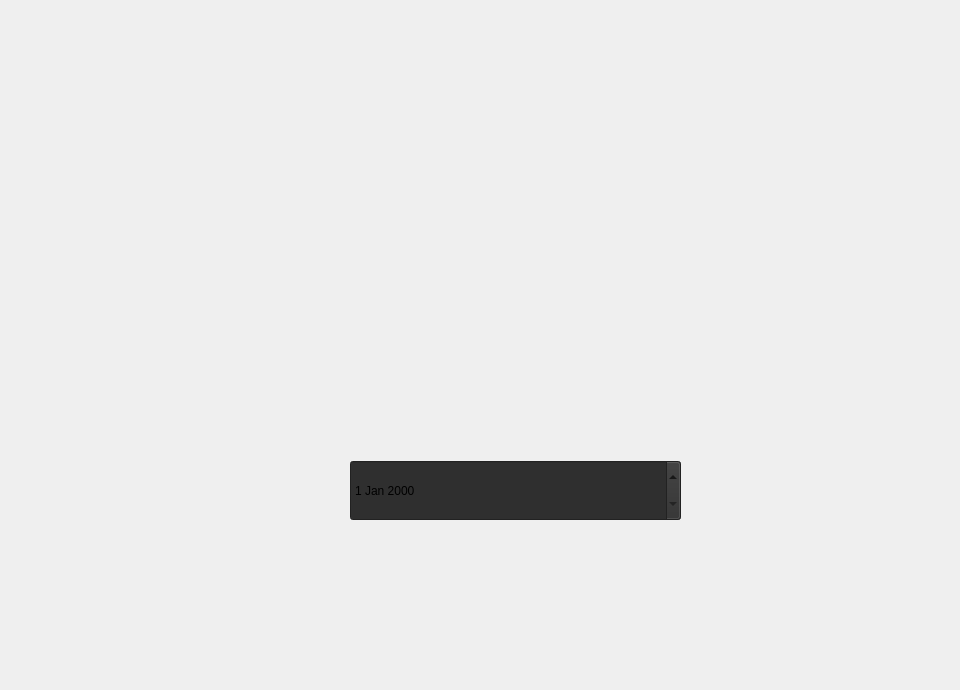
     <widget class="QWidget" name="page_2">
      <property name="styleSheet">
       <string notr="true">background-image:url(:/ajout-mod-com)


</string>
      </property>
      <widget class="QLineEdit" name="idC">
       <property name="geometry">
        <rect>
         <x>350</x>
         <y>140</y>
         <width>331</width>
         <height>31</height>
        </rect>
       </property>
       <property name="styleSheet">
        <string notr="true">background:transparent;
border:none;
</string>
       </property>
      </widget>
      <widget class="QLineEdit" name="idPC">
       <property name="geometry">
        <rect>
         <x>350</x>
         <y>250</y>
         <width>331</width>
         <height>31</height>
        </rect>
       </property>
       <property name="styleSheet">
        <string notr="true">background:transparent;
border:none;
</string>
       </property>
      </widget>
      <widget class="QLineEdit" name="quantite">
       <property name="geometry">
        <rect>
         <x>350</x>
         <y>360</y>
         <width>331</width>
         <height>31</height>
        </rect>
       </property>
       <property name="styleSheet">
        <string notr="true">background:transparent;
border:none;
</string>
       </property>
      </widget>
      <widget class="QLineEdit" name="idFC">
       <property name="geometry">
        <rect>
         <x>350</x>
         <y>560</y>
         <width>331</width>
         <height>31</height>
        </rect>
       </property>
       <property name="styleSheet">
        <string notr="true">background:transparent;
border:none;
</string>
       </property>
      </widget>
      <widget class="QDateEdit" name="date">
       <property name="geometry">
        <rect>
         <x>350</x>
         <y>460</y>
         <width>331</width>
         <height>61</height>
        </rect>
       </property>
       <property name="styleSheet">
        <string notr="true">
background: #2F2F2F</string>
       </property>
      </widget>
      <widget class="QPushButton" name="doneAC">
       <property name="geometry">
        <rect>
         <x>750</x>
         <y>610</y>
         <width>111</width>
         <height>71</height>
        </rect>
       </property>
       <property name="styleSheet">
        <string notr="true">background:transparent;
border:none;</string>
       </property>
       <property name="text">
        <string/>
       </property>
      </widget>
      <widget class="QPushButton" name="precAC">
       <property name="geometry">
        <rect>
         <x>870</x>
         <y>620</y>
         <width>81</width>
         <height>51</height>
        </rect>
       </property>
       <property name="styleSheet">
        <string notr="true">background:transparent;
border:none;</string>
       </property>
       <property name="text">
        <string/>
       </property>
      </widget>
     </widget>
